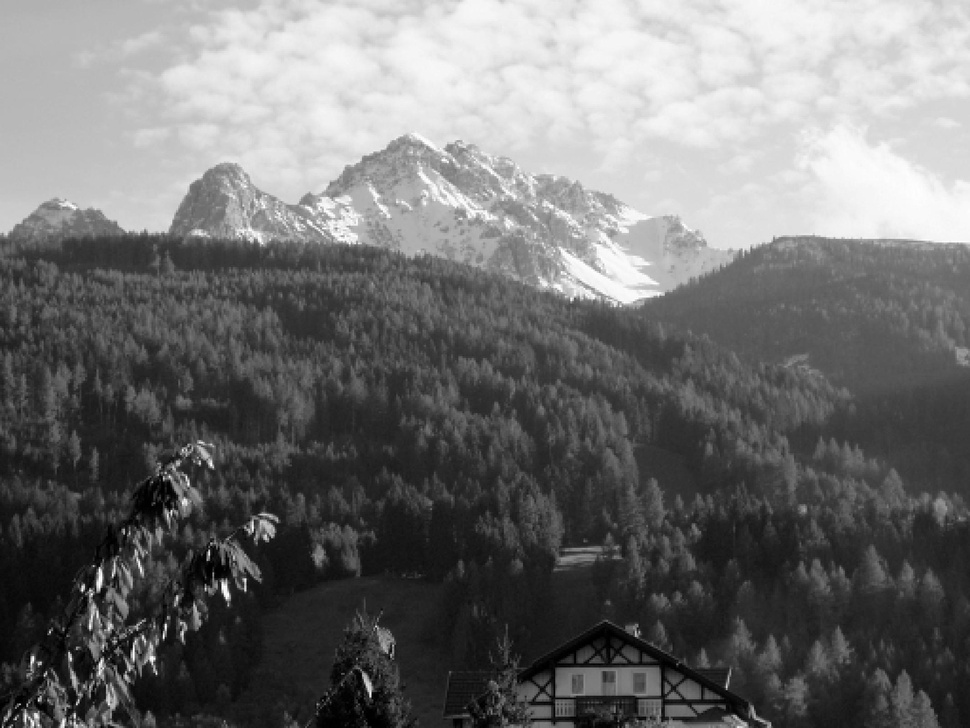
#> input picture Bilder-20200422/nockspitze.jpg, 970 x 728 px, shrunk from 2133 x 1600 before the run
$ jupyter execute excercise_3.ipynb
#> lines starting #> are read from the running program, lines starting #| are printed output that depends on the picture; after the words box and inside, x2 and y2 are one past the last pixel; in counts of white or black regions, pixels touching at a corner belong together
# Exercices 9, 11

[cell 1]
import numpy as np
import matplotlib.pyplot as plt

def tridiag(a, b, c, k1=-1, k2=0, k3=1):
    return np.diag(a, k1) + np.diag(b, k2) + np.diag(c, k3)

def tridiag_lower(a, c, k1=0, k3=-2):
    return np.diag(a, k1) + np.diag(c, k3)

def forward_diff(f, h):
    return (f[1:] - f[:-1]) / h

def central_diff(f, h):
    return (f[2:] - f[:-2]) / (2*h)

alpha = 0.000001
N = 30
h = 1 / N
delta = 0.001
a = 0
b = 4
xx = np.linspace(a, b, N)

solver = 'discrete'  # continuous, discrete

for alpha in [1e-2, 1e-4, 1e-6]:
    for delta in [1e-1, 1e-2, 1e-3]:
        if solver == 'discrete':
            A_lower = tridiag_lower([1 + 5*alpha / (4*h**2)] + list(np.ones(N-4)*(1 + alpha/(2*h**2))) + [1 + 5*alpha / (4*h**2)],
                              [-alpha/(4*h**2)] + list(np.ones(N-6)*(-alpha/(4*h**2))) + [-alpha/(4*h**2)])

            A = A_lower + A_lower.T


            f_original = np.exp(xx)[1:-1]
            noise = np.random.choice([-1, 1], f_original.shape[0]) * delta
            f = f_original + noise
            f_0 = np.exp(a)
            f_n = np.exp(b)
            f[0] += alpha*f_0/(h**2)
            f[1] += alpha*f_0/(4*h**2)

            f[-2] += alpha*f_n/(4*h**2)
            f[-1] += alpha*f_n/(h**2)

            #print(A[-5:, -5:], A.shape, f.shape)
            u = np.linalg.solve(A, f)
            u = np.r_[f_0, u, f_n]
        elif solver == 'continuous':
            A = alpha / h**2 * \
            (tridiag(list(np.ones(N-2)) + [0],
                     [h**2 / alpha] + list((-2 - h**2)*np.ones(N-2)) + [h**2 / alpha],
                     [0] + list(np.ones(N-2))))

            f_original = np.exp(xx)
            f = f_original + np.random.choice([-1, 1], f_original.shape) * delta
            u = np.linalg.solve(A, f)

        till = -1
        xx_ = xx[2:till]
        func_ = np.exp(xx)[2:till]
        stable_d = forward_diff(u, h)[1:till]
        plt.plot(xx_, stable_d, label='stable derivative')
        plt.plot(xx_, forward_diff(f, h), label='forward derivative')
        #plt.plot(xx_[:-1], central_diff(f, h), label='central derivative')
        plt.plot(xx_, func_, label='function')
        #plt.plot(xx, u, label='u')
        plt.legend()
        plt.title('N = ' + str(N) + ', alpha = ' + str(alpha) + ', Error = ' + str(np.mean(np.abs(func_ - stable_d))))
        plt.show()
#> this loop made 3 passes
#> pass 1, `plt.show()`:
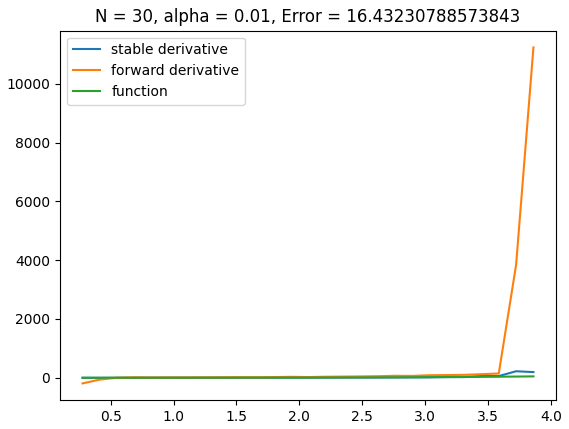
#> figure drawn by matplotlib, 1 panel; curve peaks at x = 3.72, y = 222; curve peaks at x = 3.86, y = 11240; curve peaks at x = 3.86, y = 47.56
#> pass 2, `plt.show()`:
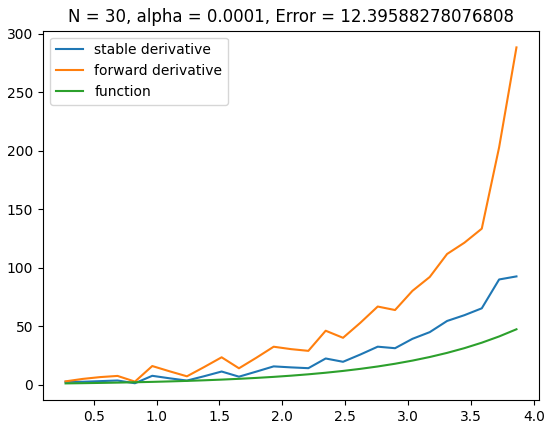
#> figure drawn by matplotlib, 1 panel; curve peaks at x = 3.86, y = 92.74; curve peaks at x = 3.86, y = 288.4; curve peaks at x = 3.86, y = 47.56
#> pass 2, `plt.show()`:
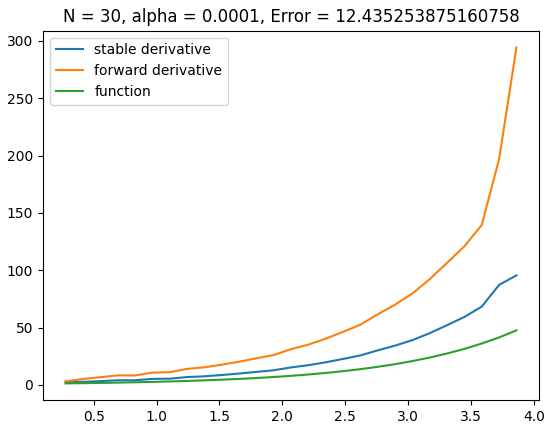
#> figure drawn by matplotlib, 1 panel; curve peaks at x = 3.86, y = 95.56; curve peaks at x = 3.86, y = 294.4; curve peaks at x = 3.86, y = 47.56

[cell 2]
# Exercice

[cell 3]
import glob
from PIL import Image
from matplotlib.pyplot import imshow
from scipy import signal

[cell 4]
import glob
from PIL import Image
from matplotlib.pyplot import imshow
from scipy import signal

[cell 5]
image = Image.open("Bilder-20200422/nockspitze.jpg")
#> image is the input picture: PIL image 970x728 L; min 0, max 255, mean 111.9
u_ij = np.asarray(image)
imshow(u_ij)

[cell 6]
filter_x = np.array([[-1, 1], [0, 0]])
filter_y = np.array([[-1, 0], [1, 0]])
xx = signal.convolve2d(u_ij, filter_x, boundary='symm', mode='same')
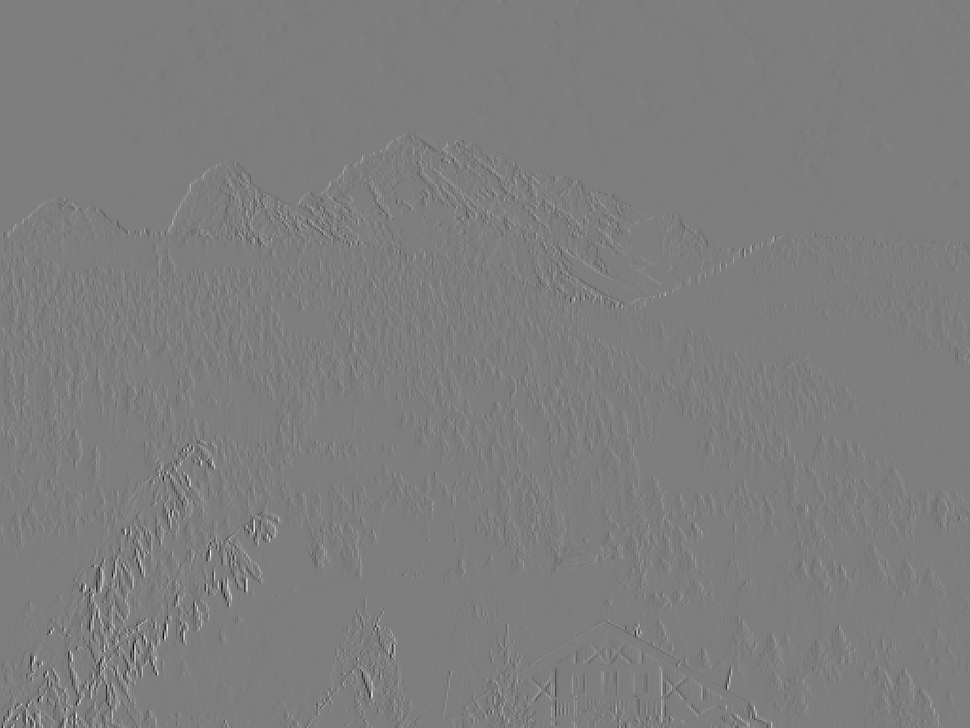
#> xx: shape (728, 970) int64; min -181, max 185, mean 0; drawn with min black and max white
yy = signal.convolve2d(u_ij, filter_y, boundary='symm', mode='same')
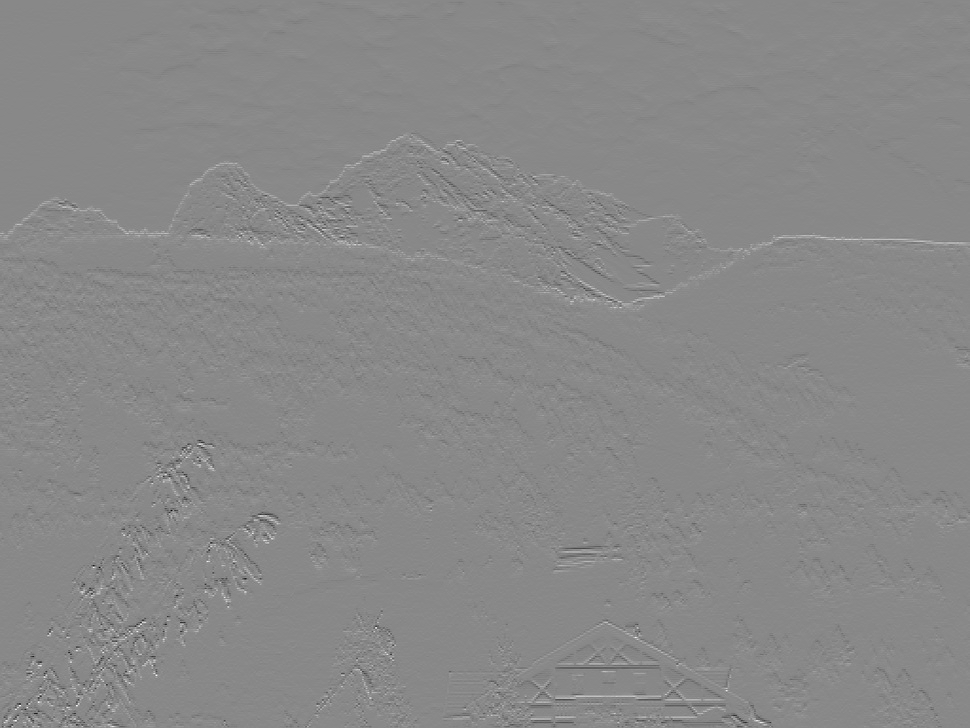
#> yy: shape (728, 970) int64; min -155, max 134, mean 0.2; drawn with min black and max white
xx_, yy_ = xx[:-1, 1:] / h, yy[1:, :-1] / h
v_norm = np.sqrt(xx_ ** 2 + yy_ ** 2)
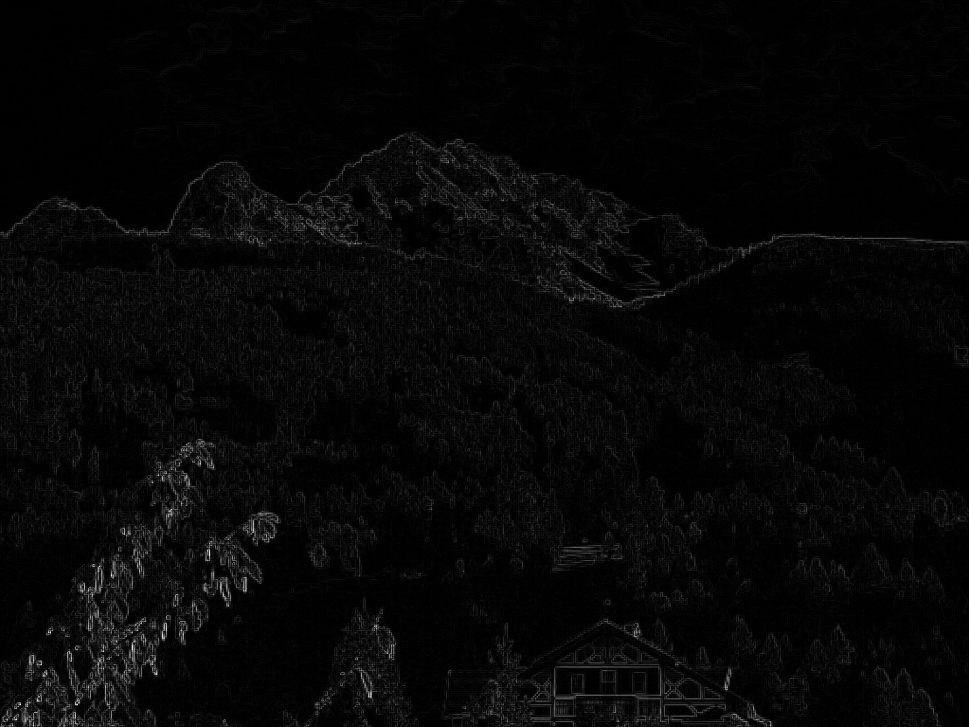
#> v_norm: shape (727, 969) float64; min 0, max 5915.7, mean 175.7; drawn with min black and max white

[cell 7]
for threshold in [0, .2, .4, .6, .8]:
    v_norm_ = v_norm
    v_norm_[v_norm_ < v_norm_.max()*threshold] = 0
    imshow(v_norm_)
    plt.title('Threshold = ' + str(threshold))
    plt.show()
#> this loop made 5 passes
#> pass 2, `plt.show()`:
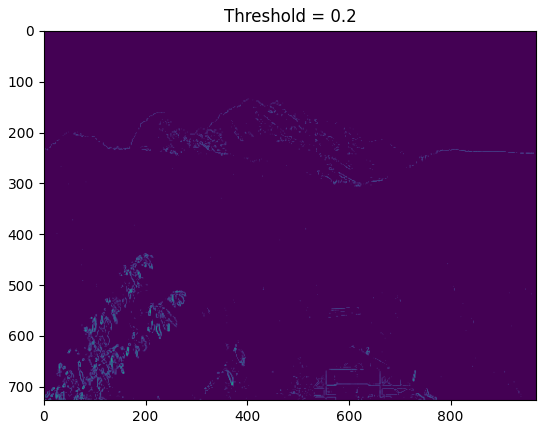
#> figure drawn by matplotlib, 1 panel
#> pass 3, `v_norm_ = v_norm`:
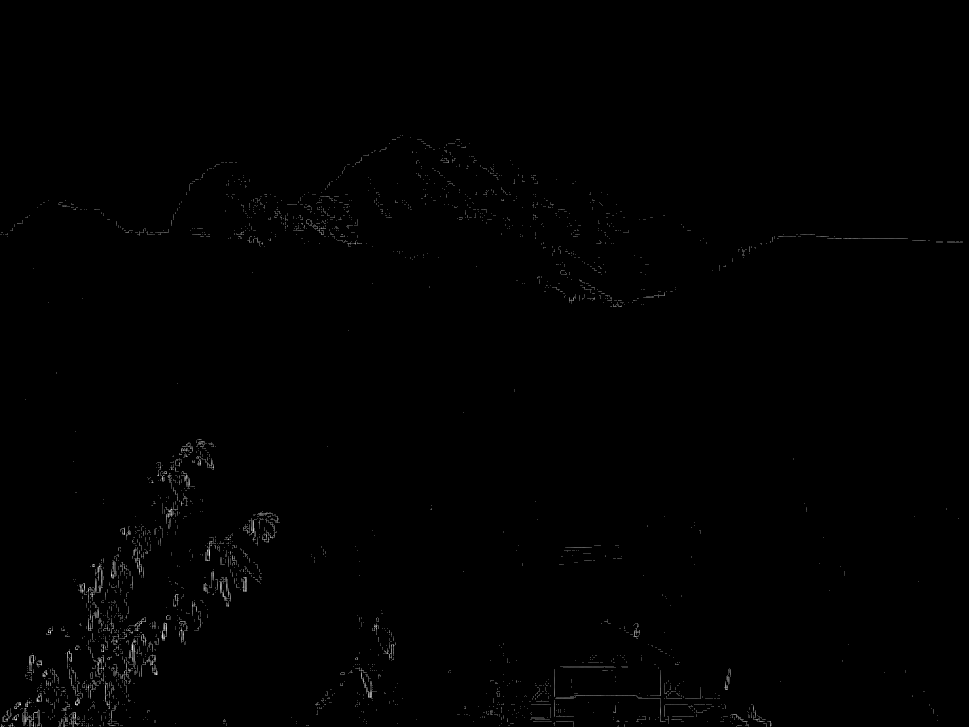
#> v_norm_: shape (727, 969) float64; min 0, max 5915.7, mean 26.2; drawn with min black and max white
#> after the loop: v_norm_: shape (727, 969) float64; 1.46% of pixels changed, all inside (x1, y1, x2, y2) = (0, 135, 963, 727)

$ run again, with Bilder-20200422/cards_noisy.jpg copied over Bilder-20200422/nockspitze.jpg
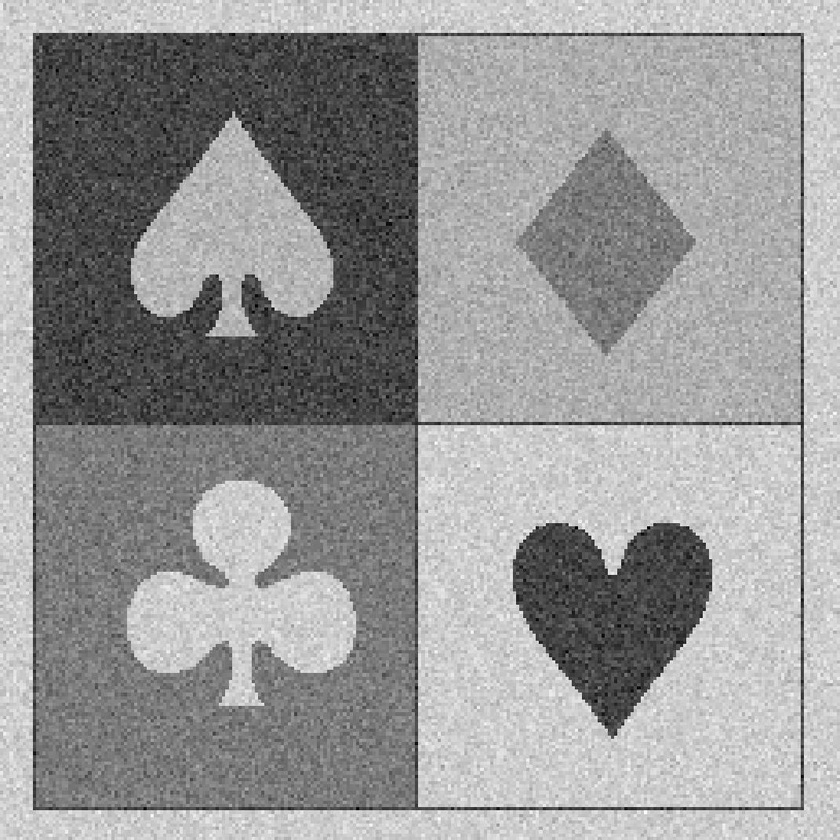
#> input picture Bilder-20200422/cards_noisy.jpg, 840 x 840 px, shrunk from 1071 x 1071 before the run
#> image is the input picture: PIL image 840x840 L; min 0, max 255, mean 150.9
#> `yy = signal.convolve2d(u_ij, filter_y, boundary='symm', mode='same')`:
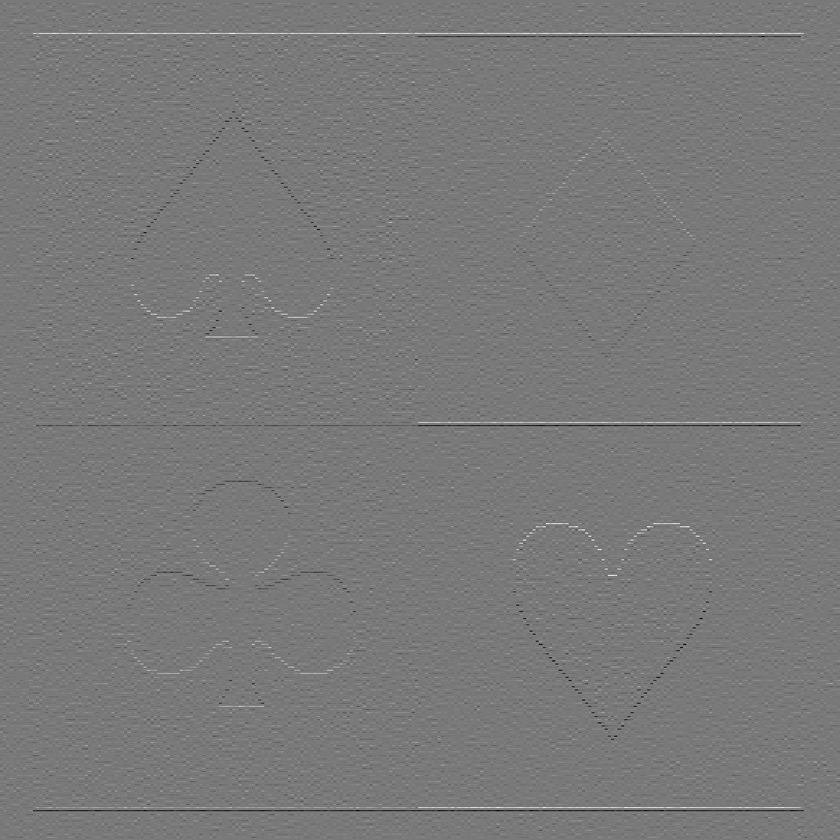
#> yy: shape (840, 840) int64; min -186, max 204, mean 0; drawn with min black and max white
#> the loop `for threshold in [0, .2, .4, .6, .8]:` made 5 passes
#> pass 3, `v_norm_ = v_norm`:
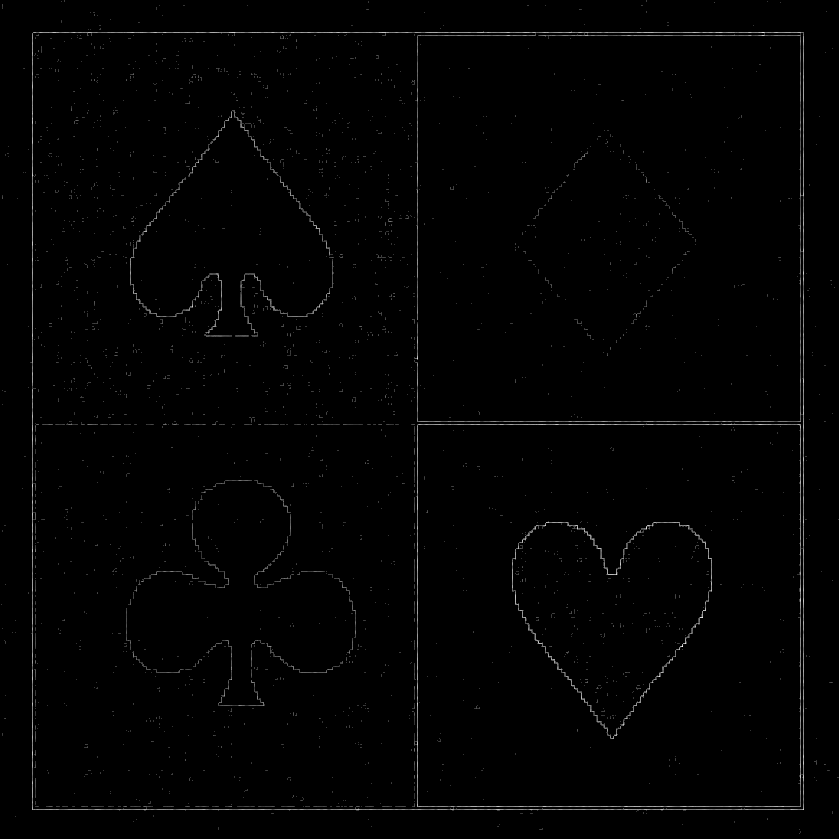
#> v_norm_: shape (839, 839) float64; min 0, max 6703.4, mean 57.7; drawn with min black and max white
